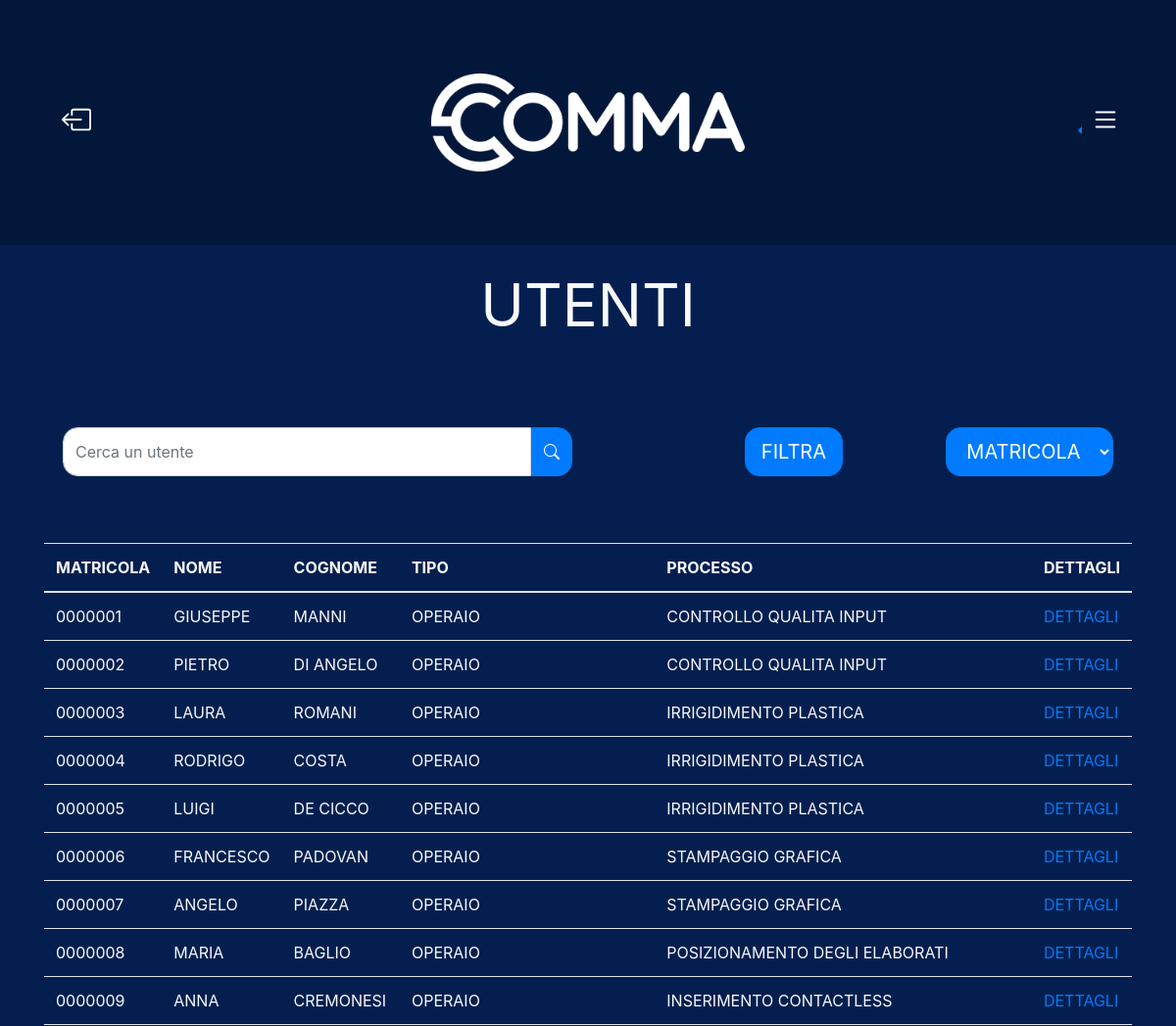
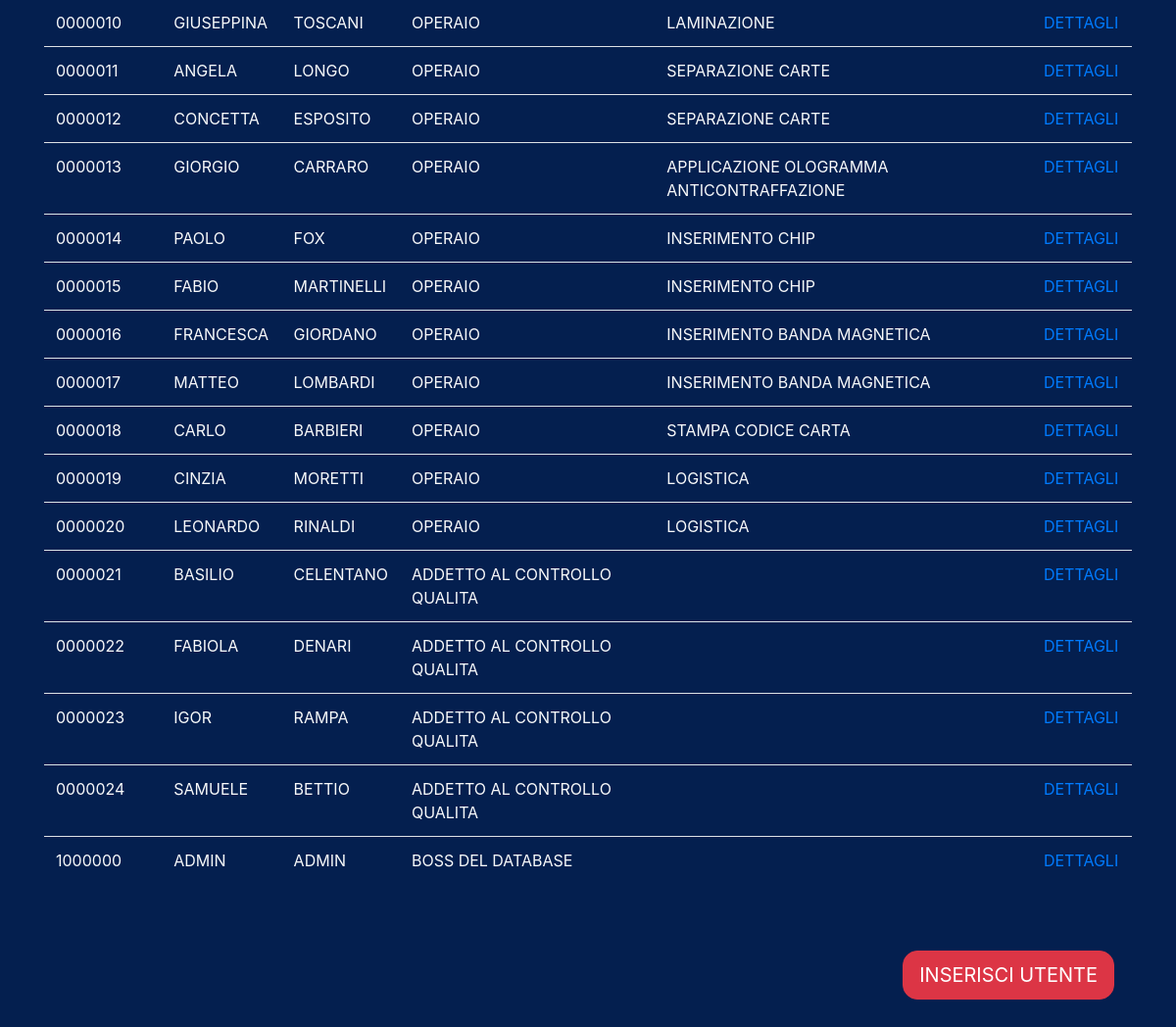
Page /management (signed in) on the committed database (2 pictures, top to bottom).
### tables this page shows
CREATE TABLE `impiegato` (
  `Matricola` char(16) NOT NULL,
  `Nome` varchar(50) DEFAULT NULL,
  `Cognome` varchar(50) DEFAULT NULL,
  `Username` varchar(255) DEFAULT NULL,
  `Password` varchar(255) DEFAULT NULL,
  `Tipo` varchar(50) DEFAULT NULL,
  `Processo` varchar(50) DEFAULT NULL,
  `created_at` timestamp NULL DEFAULT NULL,
  `updated_at` timestamp NOT NULL DEFAULT current_timestamp() ON UPDATE current_timestamp(),
  `deleted_at` timestamp NULL DEFAULT NULL,
  `last_login_at` timestamp NULL DEFAULT NULL
);

### assets/includes/data_functions.php (the view, shortened to what this page needs)
<?php
	function db_result_to_array($mysqli_result) {
		$i = 0;
		$result = array();
		while($row = $mysqli_result->fetch_assoc()) {
			$result[$i] = $row;
			$i++;
		}
		return $result;
	}
    function db_get_impiegati() {
        global $conn;
		$stmt = $conn->prepare(search_users_employees);
        $stmt->execute();
        $result = $stmt->get_result();
		$result = db_result_to_array($result);
		return $result;
    }
    function fill_user_table(){
        $result=db_get_impiegati();
        create_table_user($result);
	}
    function create_table_user($result){
        if($result){
			foreach($result as $record){
				echo "<tr>";
				echo "<td>" . $record['Matricola'] . "</td>";
				echo "<td>" . $record['Nome'] . "</td>";
				echo "<td>" . $record['Cognome'] . "</td>";
				echo "<td>" . $record['Tipo'] . "</td>";
				echo "<td>" . $record['Processo'] . "</td>";
                echo "<td><a href='../details_user/index.php?id=".$record['Matricola']."'>Dettagli</a></td>";
				echo "</tr>";
			}
		}
    }
?>

### assets/layouts/header.php (shortened to what this page needs)
<!DOCTYPE html>
<html lang="it">
<head>
    <link rel="stylesheet" href="https://cdn.jsdelivr.net/npm/bootstrap-icons@1.3.0/font/bootstrap-icons.css" />
    <link rel="stylesheet" href="../assets/vendor/bootstrap-4.3.1/css/bootstrap.min.css">
    <link rel="stylesheet" href="../assets/css/global.css">
    <link rel="stylesheet" href="custom.css">
</head>
<body style="background-color:#041F4F;">
<?php
    require "../assets/layouts/navbar.php";
?>

### assets/layouts/navbar.php (shortened to what this page needs)
<?php
if (isset($_SESSION['logged'])) { ?>
    <nav class="navbar navbar-expand-lg navbar-dark py-3 fixed-top" style="background-color: #03173A;">
        <div class="container-fluid">
            <div class="col-1 h-100 d-flex align-items-center justify-content-center">
                <a href="../logout/index.php">
                </a>
            </div>
            <div class="col-10 h-100">
                <div class="logo_image h-100 d-flex align-items-center justify-content-center">
                    <img class="d-none d-md-block" src="../assets/images/logo_intero_w.png" alt="" height="100px">
                </div>
            </div>
            <div class="col-1 h-100 d-flex align-items-center justify-content-center">
                <div class="dropdown dropleft">
                    <a class="btn btn-transparent dropdown-toggle" href="#" role="button" id="dropdownMenuLink" data-bs-toggle="dropdown" aria-expanded="false">
                    </a>
                </div>
            </div>
        </div>
    </nav>
<?php } ?>

### management/index.php (shortened to what this page needs)
<?php
    include "../assets/layouts/header.php";
    require_once "../assets/includes/data_functions.php";
?>
<section class="p-3 w-100 d-flex align-items-center justify-content-center">
    <span class="page_subtitle text-uppercase text-light">utenti</span>
</section>
<section class="p-5">
    <div class="container">
        <form class="row text-center" action="" method="POST">
            <div class="col-md-6 p-3 col-sm-12 input-group align-items-center justify-content-center">
                <input type="text" class="form-control search_field" name="search_field" placeholder="Cerca un utente" />
                <button class="btn btn-primary search_button" type="submit" name="search_button" onclick="refresh()"><span><i class="bi bi-search"></span></i></button>
            </div>
            <div class="col-md-3 col-sm-6 p-3 text-md-right text-sm-center">
                <button class="btn btn-primary btn-lg text-uppercase" type="button" name="filter" id="">filtra</button>
            </div>
            <div class="col-md-3 col-sm-6 p-3 text-md-right text-sm-center">
                <select class="btn btn-primary btn-lg text-uppercase" name="order" id="">
                    <option value="numero" class="bg-light text-dark">matricola</option>
                </select>
            </div>
        </form>
    </div>
</section>
<section class="p-1">
    <div class="container">
        <table class="table table-hover text-light text-uppercase">
            <thead>
                <tr>
                    <th scope="col">matricola</th>
                    <th scope="col">nome</th>
                    <th scope="col">cognome</th>
                    <th scope="col">tipo</th>
                    <th scope="col">processo</th>
                    <th scope="col">dettagli</th>
                </tr>
            </thead>
            <tbody>
                <?php include "./includes/management_include.php"; ?>
            </tbody>
        </table>
    </div>
</section>
<section class="p-5">
    <div class="container d-flex justify-content-end">
        <a href="../insert_user/"><button class="btn btn-danger btn-lg text-uppercase" type="button" id="">inserisci utente</button></a>
    </div>
</section>
<?php
    include "../assets/layouts/footer.php";
?>

### management/includes/management_include.php (shortened to what this page needs)
<?php
    if(isset($_POST['search_button'])){
        if(!(empty($_POST['search_field']))){
            if(_cleaninjections($_POST['search_field'])){
                $_SESSION['error']='Parole non ammesse';
                fill_user_table();
            }
            else{
                $_SESSION['error']='';
                fill_user_table_search($_POST['search_field']);
            }
        }
        else{
            $_SESSION['error']='Inserire qualcosa da cercare';
            fill_user_table();
        }
    }
    else{
        fill_user_table();
    }
?>

### assets/layouts/footer.php (shortened to what this page needs)
</body>
</html>

### assets/css/global.css (style rules this page uses)
html, body { height: 100%; margin: 0px; padding: 0px; }
body::before { display: block; content: ''; height: 250px; }
body::after { display: block; content: ''; height: 100px; }
.navbar { height: 250px; }
input { border-radius: 15px !important; font-size: 2rem; height: 80px; }
button { border-radius: 15px !important; font-size: 2rem; height: 80px; }
select { border-radius: 15px !important; }
a:link { text-decoration: none; }
.page_subtitle { font-size: 60px; }

### dashboard/custom.css (style rules this page uses)
body { background-color: #041F4F; }
i { color: white; }
input { height: 50px; }
button { height: 50px; }
select { height: 50px; }
.search_field { border-radius: 15px 0px 0px 15px !important; }
.search_button { border-radius: 0px 15px 15px 0px !important; }

### rows in the picture
impiegato: Matricola "0000001", Nome "GIUSEPPE", Cognome "MANNI", Tipo "OPERAIO", Processo "CONTROLLO QUALITA INPUT"
impiegato: Matricola "0000002", Nome "PIETRO", Cognome "DI ANGELO", Tipo "OPERAIO", Processo "CONTROLLO QUALITA INPUT"
impiegato: Matricola "0000003", Nome "LAURA", Cognome "ROMANI", Tipo "OPERAIO", Processo "IRRIGIDIMENTO PLASTICA"
impiegato: Matricola "0000004", Nome "RODRIGO", Cognome "COSTA", Tipo "OPERAIO", Processo "IRRIGIDIMENTO PLASTICA"
impiegato: Matricola "0000005", Nome "LUIGI", Cognome "DE CICCO", Tipo "OPERAIO", Processo "IRRIGIDIMENTO PLASTICA"
impiegato: Matricola "0000006", Nome "FRANCESCO", Cognome "PADOVAN", Tipo "OPERAIO", Processo "STAMPAGGIO GRAFICA"
impiegato: Matricola "0000007", Nome "ANGELO", Cognome "PIAZZA", Tipo "OPERAIO", Processo "STAMPAGGIO GRAFICA"
impiegato: Matricola "0000008", Nome "MARIA", Cognome "BAGLIO", Tipo "OPERAIO", Processo "POSIZIONAMENTO DEGLI ELABORATI"
impiegato: Matricola "0000009", Nome "ANNA", Cognome "CREMONESI", Tipo "OPERAIO", Processo "INSERIMENTO CONTACTLESS"
impiegato: Matricola "0000010", Nome "GIUSEPPINA", Cognome "TOSCANI", Tipo "OPERAIO", Processo "LAMINAZIONE"
impiegato: Matricola "0000011", Nome "ANGELA", Cognome "LONGO", Tipo "OPERAIO", Processo "SEPARAZIONE CARTE"
impiegato: Matricola "0000012", Nome "CONCETTA", Cognome "ESPOSITO", Tipo "OPERAIO", Processo "SEPARAZIONE CARTE"
impiegato: Matricola "0000013", Nome "GIORGIO", Cognome "CARRARO", Tipo "OPERAIO", Processo "APPLICAZIONE OLOGRAMMA ANTICONTRAFFAZIONE"
impiegato: Matricola "0000014", Nome "PAOLO", Cognome "FOX", Tipo "OPERAIO", Processo "INSERIMENTO CHIP"
impiegato: Matricola "0000015", Nome "FABIO", Cognome "MARTINELLI", Tipo "OPERAIO", Processo "INSERIMENTO CHIP"
impiegato: Matricola "0000016", Nome "FRANCESCA", Cognome "GIORDANO", Tipo "OPERAIO", Processo "INSERIMENTO BANDA MAGNETICA"
impiegato: Matricola "0000017", Nome "MATTEO", Cognome "LOMBARDI", Tipo "OPERAIO", Processo "INSERIMENTO BANDA MAGNETICA"
impiegato: Matricola "0000018", Nome "CARLO", Cognome "BARBIERI", Tipo "OPERAIO", Processo "STAMPA CODICE CARTA"
impiegato: Matricola "0000019", Nome "CINZIA", Cognome "MORETTI", Tipo "OPERAIO", Processo "LOGISTICA"
impiegato: Matricola "0000020", Nome "LEONARDO", Cognome "RINALDI", Tipo "OPERAIO", Processo "LOGISTICA"
impiegato: Matricola "0000021", Nome "BASILIO", Cognome "CELENTANO", Tipo "ADDETTO AL CONTROLLO QUALITA"
impiegato: Matricola "0000022", Nome "FABIOLA", Cognome "DENARI", Tipo "ADDETTO AL CONTROLLO QUALITA"
impiegato: Matricola "0000023", Nome "IGOR", Cognome "RAMPA", Tipo "ADDETTO AL CONTROLLO QUALITA"
impiegato: Matricola "0000024", Nome "SAMUELE", Cognome "BETTIO", Tipo "ADDETTO AL CONTROLLO QUALITA"
impiegato: Matricola "1000000", Nome "ADMIN", Cognome "ADMIN", Tipo "BOSS DEL DATABASE"
